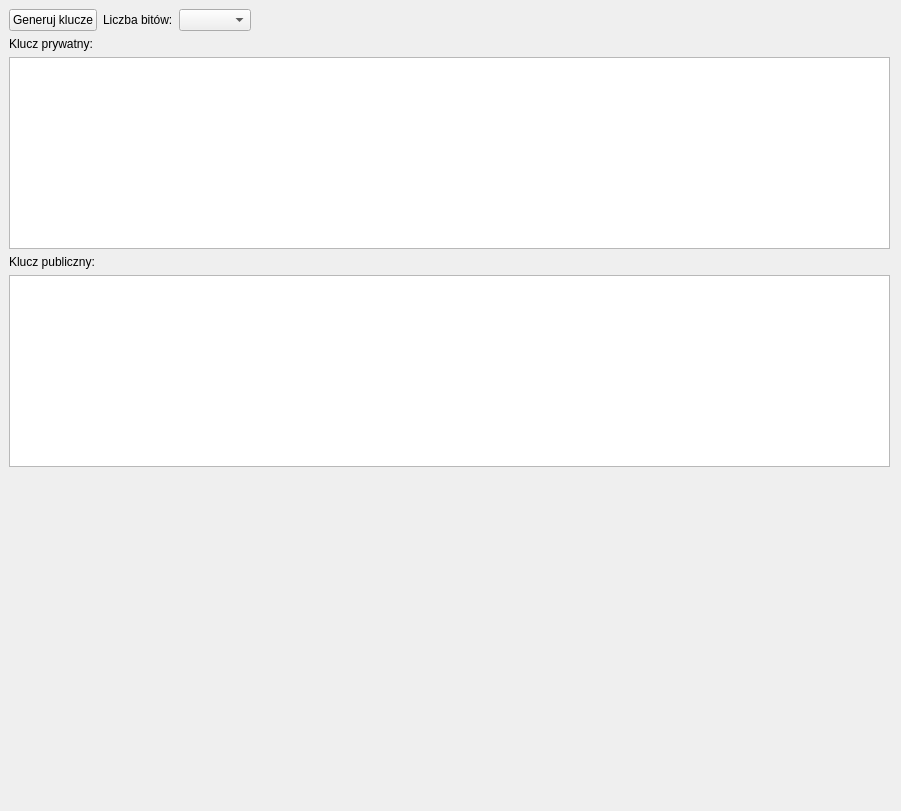
<?xml version="1.0" encoding="UTF-8"?>
<ui version="4.0">
 <class>MainWindow</class>
 <widget class="QMainWindow" name="MainWindow">
  <property name="geometry">
   <rect>
    <x>0</x>
    <y>0</y>
    <width>901</width>
    <height>811</height>
   </rect>
  </property>
  <property name="windowTitle">
   <string>WdC Projekt - Temat 15</string>
  </property>
  <widget class="QWidget" name="centralwidget">
   <widget class="QWidget" name="verticalLayoutWidget">
    <property name="geometry">
     <rect>
      <x>9</x>
      <y>9</y>
      <width>881</width>
      <height>791</height>
     </rect>
    </property>
    <layout class="QVBoxLayout" name="verticalLayout">
     <item>
      <layout class="QHBoxLayout" name="horizontalLayout">
       <item>
        <widget class="QPushButton" name="genKeysBtn">
         <property name="text">
          <string>Generuj klucze</string>
         </property>
        </widget>
       </item>
       <item>
        <widget class="QLabel" name="label_3">
         <property name="text">
          <string>Liczba bitów:</string>
         </property>
        </widget>
       </item>
       <item>
        <widget class="QComboBox" name="bitsComboBox">
         <property name="editable">
          <bool>false</bool>
         </property>
        </widget>
       </item>
       <item>
        <spacer name="horizontalSpacer">
         <property name="orientation">
          <enum>Qt::Horizontal</enum>
         </property>
         <property name="sizeHint" stdset="0">
          <size>
           <width>40</width>
           <height>20</height>
          </size>
         </property>
        </spacer>
       </item>
      </layout>
     </item>
     <item>
      <widget class="QLabel" name="label">
       <property name="text">
        <string>Klucz prywatny:</string>
       </property>
      </widget>
     </item>
     <item>
      <widget class="QPlainTextEdit" name="privKeyTextEdit">
       <property name="sizePolicy">
        <sizepolicy hsizetype="Minimum" vsizetype="Minimum">
         <horstretch>0</horstretch>
         <verstretch>0</verstretch>
        </sizepolicy>
       </property>
       <property name="maximumSize">
        <size>
         <width>16777215</width>
         <height>16777215</height>
        </size>
       </property>
       <property name="sizeAdjustPolicy">
        <enum>QAbstractScrollArea::AdjustIgnored</enum>
       </property>
       <property name="readOnly">
        <bool>true</bool>
       </property>
      </widget>
     </item>
     <item>
      <widget class="QLabel" name="label_2">
       <property name="text">
        <string>Klucz publiczny:</string>
       </property>
      </widget>
     </item>
     <item>
      <widget class="QPlainTextEdit" name="pubKeyTextEdit">
       <property name="sizePolicy">
        <sizepolicy hsizetype="Minimum" vsizetype="Minimum">
         <horstretch>0</horstretch>
         <verstretch>0</verstretch>
        </sizepolicy>
       </property>
       <property name="readOnly">
        <bool>true</bool>
       </property>
      </widget>
     </item>
     <item>
      <spacer name="verticalSpacer">
       <property name="orientation">
        <enum>Qt::Vertical</enum>
       </property>
       <property name="sizeHint" stdset="0">
        <size>
         <width>20</width>
         <height>40</height>
        </size>
       </property>
      </spacer>
     </item>
    </layout>
   </widget>
  </widget>
 </widget>
 <resources/>
 <connections/>
</ui>
